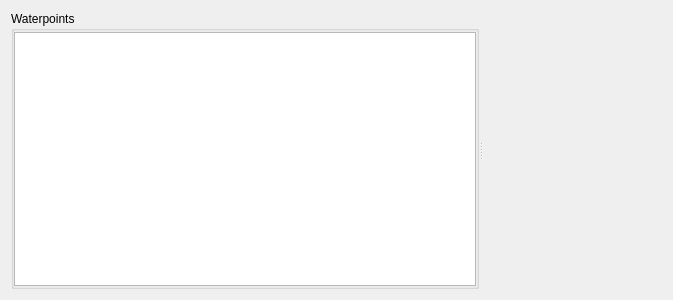
<?xml version="1.0" encoding="UTF-8"?>
<ui version="4.0">
 <class>WaterpointWidgetBase</class>
 <widget class="QWidget" name="WaterpointWidgetBase">
  <property name="geometry">
   <rect>
    <x>0</x>
    <y>0</y>
    <width>673</width>
    <height>300</height>
   </rect>
  </property>
  <property name="windowTitle">
   <string>Form</string>
  </property>
  <layout class="QVBoxLayout" name="verticalLayout">
   <item>
    <widget class="QSplitter" name="splitter">
     <property name="sizePolicy">
      <sizepolicy hsizetype="MinimumExpanding" vsizetype="MinimumExpanding">
       <horstretch>0</horstretch>
       <verstretch>0</verstretch>
      </sizepolicy>
     </property>
     <property name="orientation">
      <enum>Qt::Horizontal</enum>
     </property>
     <widget class="QGroupBox" name="waterpointListGroupBox">
      <property name="sizePolicy">
       <sizepolicy hsizetype="Minimum" vsizetype="MinimumExpanding">
        <horstretch>0</horstretch>
        <verstretch>0</verstretch>
       </sizepolicy>
      </property>
      <property name="title">
       <string>Waterpoints</string>
      </property>
      <layout class="QVBoxLayout" name="waterpointsVerticalLayout">
       <property name="leftMargin">
        <number>0</number>
       </property>
       <property name="topMargin">
        <number>1</number>
       </property>
       <property name="rightMargin">
        <number>0</number>
       </property>
       <property name="bottomMargin">
        <number>0</number>
       </property>
       <item>
        <widget class="WaterpointLayerList" name="waterpointList">
         <property name="sizePolicy">
          <sizepolicy hsizetype="Minimum" vsizetype="Expanding">
           <horstretch>0</horstretch>
           <verstretch>0</verstretch>
          </sizepolicy>
         </property>
        </widget>
       </item>
      </layout>
     </widget>
     <widget class="QWidget" name="spacerWidget" native="true">
      <property name="sizePolicy">
       <sizepolicy hsizetype="Expanding" vsizetype="Expanding">
        <horstretch>0</horstretch>
        <verstretch>0</verstretch>
       </sizepolicy>
      </property>
     </widget>
    </widget>
   </item>
  </layout>
 </widget>
 <customwidgets>
  <customwidget>
   <class>WaterpointLayerList</class>
   <extends>QListWidget</extends>
   <header>mlapp/src/widgets/feature_list/waterpoint_layer_list</header>
  </customwidget>
 </customwidgets>
 <resources/>
 <connections/>
</ui>
